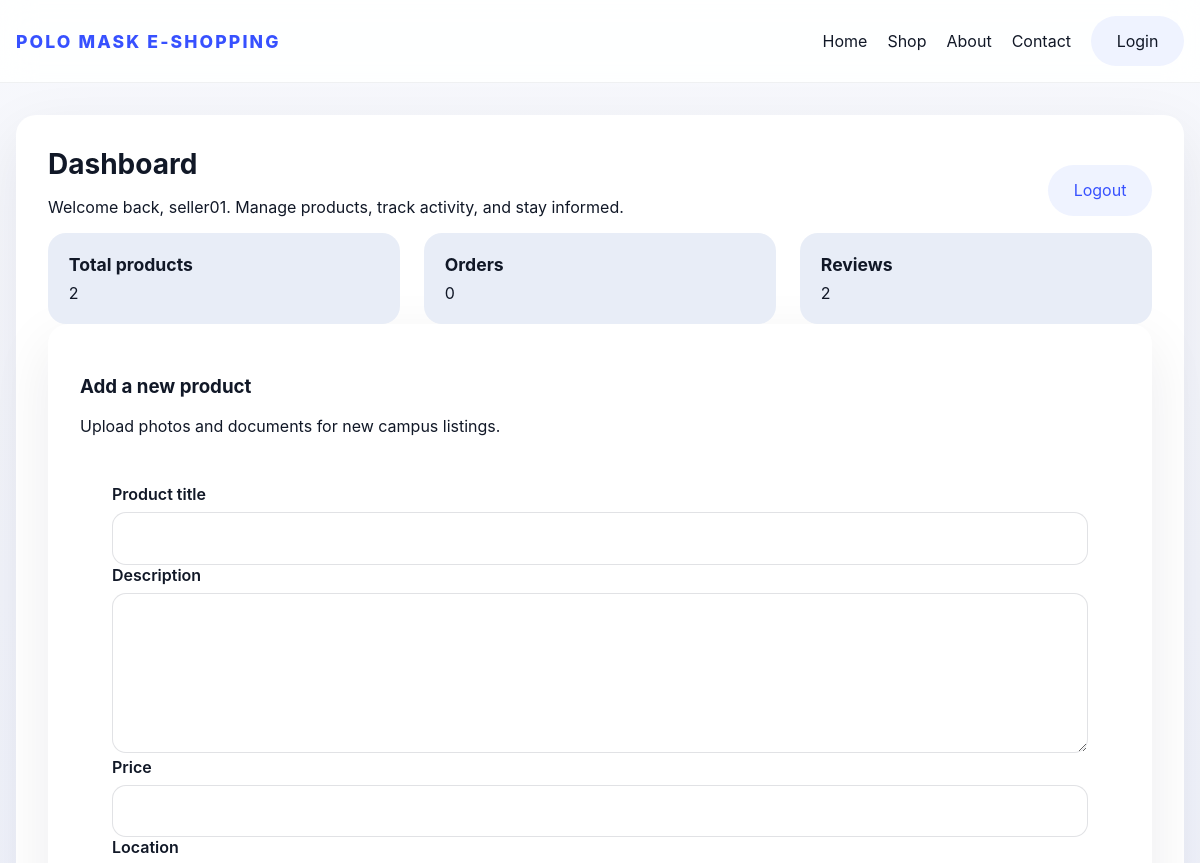
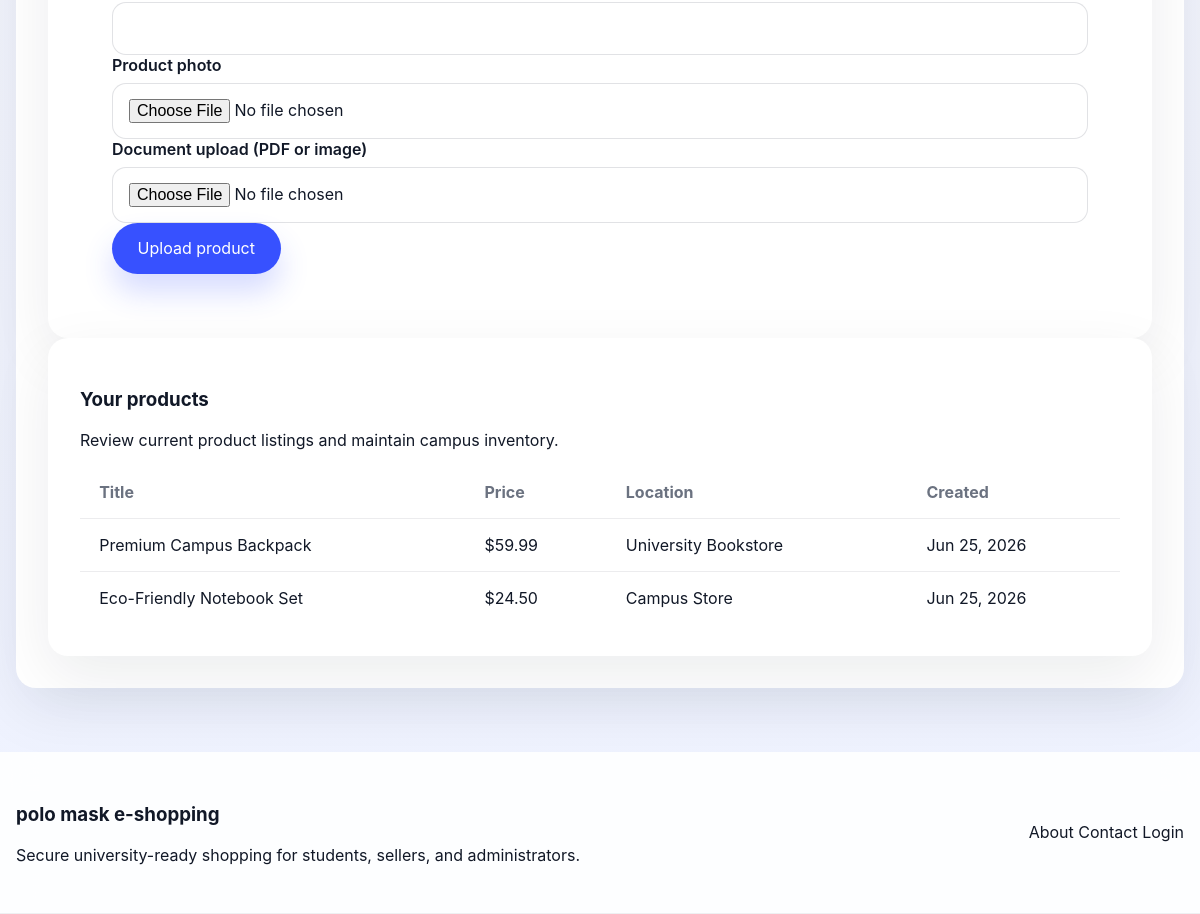
The app's page /dashboard.php (signed in) with its own data (2 pictures, top to bottom).
### tables this page shows
CREATE TABLE IF NOT EXISTS products (
    id INT AUTO_INCREMENT PRIMARY KEY,
    seller_id INT NOT NULL,
    title VARCHAR(255) NOT NULL,
    description TEXT NOT NULL,
    price DECIMAL(10,2) NOT NULL,
    photo_path VARCHAR(255) DEFAULT NULL,
    document_path VARCHAR(255) DEFAULT NULL,
    location VARCHAR(255) DEFAULT NULL,
    created_at TIMESTAMP DEFAULT CURRENT_TIMESTAMP,
    FOREIGN KEY (seller_id) REFERENCES users(id) ON DELETE CASCADE
);

### dashboard.php (the view, shortened to what this page needs)
<?php
require_once 'db_connect.php';
$user = $_SESSION['user'];
try {
    $productCount = $pdo->query('SELECT COUNT(*) FROM products')->fetchColumn();
    $orderCount = $pdo->query('SELECT COUNT(*) FROM orders')->fetchColumn();
    $reviewCount = $pdo->query('SELECT COUNT(*) FROM comments')->fetchColumn();
    if ($user['role'] === 'seller') {
        $sellerProducts = $pdo->prepare('SELECT * FROM products WHERE seller_id = :seller_id ORDER BY created_at DESC');
        $sellerProducts->execute([':seller_id' => $user['id']]);
        $sellerProducts = $sellerProducts->fetchAll();
    } else {
        $sellerProducts = $pdo->query('SELECT p.*, u.username AS seller_name FROM products p JOIN users u ON p.seller_id = u.id ORDER BY p.created_at DESC')->fetchAll();
    }
} catch (PDOException $e) {
    $message = 'Unable to load dashboard data at this time.';
}
?>
<?php include 'header.php'; ?>
<section class="container section-card">
    <div class="section-heading">
        <div>
            <h2>Dashboard</h2>
            <p class="muted">Welcome back, <?= htmlspecialchars($user['username']) ?>. Manage products, track activity, and stay informed.</p>
        </div>
        <a href="logout.php" class="button button-secondary">Logout</a>
    </div>
    <div class="grid-3">
        <div class="stat-block">
            <strong>Total products</strong>
            <span><?= number_format($productCount) ?></span>
        </div>
        <div class="stat-block">
            <strong>Orders</strong>
            <span><?= number_format($orderCount) ?></span>
        </div>
        <div class="stat-block">
            <strong>Reviews</strong>
            <span><?= number_format($reviewCount) ?></span>
        </div>
    </div>
    <div class="section-card">
        <div class="section-heading">
            <div>
                <h3>Add a new product</h3>
                <p class="muted">Upload photos and documents for new campus listings.</p>
            </div>
        </div>
        <form class="form-card" method="post" action="dashboard.php" enctype="multipart/form-data">
            <label class="label" for="title">Product title</label>
            <input class="input" type="text" id="title" name="title" required>
            <label class="label" for="description">Description</label>
            <textarea class="textarea" id="description" name="description" required></textarea>
            <label class="label" for="price">Price</label>
            <input class="input" type="number" id="price" name="price" step="0.01" min="0" required>
            <label class="label" for="location">Location</label>
            <input class="input" type="text" id="location" name="location" required>
            <label class="label" for="photo">Product photo</label>
            <input class="input" type="file" id="photo" name="photo" accept="image/*">
            <label class="label" for="document">Document upload (PDF or image)</label>
            <input class="input" type="file" id="document" name="document" accept="application/pdf,image/*">
            <button class="button button-primary" type="submit">Upload product</button>
        </form>
    </div>
    <div class="section-card">
        <div class="section-heading">
            <div>
                <h3>Your products</h3>
                <p class="muted">Review current product listings and maintain campus inventory.</p>
            </div>
        </div>
        <table class="table">
            <thead>
                <tr>
                    <th>Title</th>
                    <th>Price</th>
                    <th>Location</th>
                    <th>Created</th>
                </tr>
            </thead>
            <tbody>
                <?php foreach ($sellerProducts as $product): ?>
                    <tr>
                        <td><?= htmlspecialchars($product['title']) ?></td>
                        <td>$<?= number_format($product['price'], 2) ?></td>
                        <td><?= htmlspecialchars($product['location']) ?></td>
                        <td><?= date('M j, Y', strtotime($product['created_at'])) ?></td>
                    </tr>
                <?php endforeach; ?>
            </tbody>
        </table>
    </div>
</section>
<?php include 'footer.php'; ?>

### style.css (style rules this page uses)
:root { --bg: #f6f7fb; --surface: #ffffff; --surface-strong: #e8edf7; --text: #111827; --muted: #6b7280; --accent: #3751ff; --accent-soft: #eff3ff; --success: #16a34a; --danger: #dc2626; --radius: 20px; --shadow: 0 20px 60px rgba(15, 23, 42, 0.08); font-family: 'Inter', system-ui, -apple-system, BlinkMacSystemFont, 'Segoe UI', sans-serif; }
* { box-sizing: border-box; }
html { scroll-behavior: smooth; }
body { margin: 0; background: linear-gradient(180deg, #f7f8fc 0%, #eef2ff 100%); color: var(--text); }
a { color: inherit; text-decoration: none; }
button, input, textarea, select { font: inherit; }
.container { width: min(1180px, calc(100% - 2rem)); margin: 0 auto; }
.hero, .section-card, .panel { background: var(--surface); border-radius: var(--radius); box-shadow: var(--shadow); }
.button { display: inline-flex; align-items: center; justify-content: center; padding: 0.95rem 1.6rem; border-radius: 999px; border: none; cursor: pointer; transition: transform 0.25s ease, background 0.25s ease, box-shadow 0.25s ease; }
.button-primary { background: var(--accent); color: #fff; box-shadow: 0 18px 30px rgba(55, 81, 255, 0.2); }
.button-secondary { background: var(--accent-soft); color: var(--accent); }
.grid-3, .grid-2, .product-grid, .product-details, .stats-grid, .form-grid { display: grid; gap: 1.5rem; }
.grid-3 { grid-template-columns: repeat(3, minmax(0, 1fr)); }
.section-heading { display: flex; align-items: center; justify-content: space-between; gap: 1rem; flex-wrap: wrap; }
.section-heading h2 { margin: 0; font-size: 1.75rem; }
.label { display: block; margin-bottom: 0.5rem; font-weight: 600; color: var(--text); }
.input, .textarea, .select { width: 100%; padding: 0.95rem 1rem; border-radius: 14px; border: 1px solid rgba(15, 23, 42, 0.12); background: #fff; color: var(--text); outline: none; transition: border-color 0.2s ease, box-shadow 0.2s ease; }
.textarea { min-height: 160px; resize: vertical; }
.form-card { padding: 2rem; }
.stat-block { background: var(--surface-strong); padding: 1.3rem; border-radius: 18px; }
.stat-block strong { display: block; margin-bottom: 0.5rem; font-size: 1.1rem; }
.table { width: 100%; border-collapse: collapse; background: var(--surface); border-radius: var(--radius); overflow: hidden; }
.table th, .table td { padding: 1rem 1.2rem; text-align: left; border-bottom: 1px solid rgba(15, 23, 42, 0.08); }
.table th { color: var(--muted); font-weight: 700; }
.table tr:last-child td { border-bottom: none; }
.section-card { padding: 2rem; }

### records on screen
products: title "Premium Campus Backpack", price "59.99", location "University Bookstore", created_at "Jun 25, 2026"
products: title "Eco-Friendly Notebook Set", price "24.50", location "Campus Store", created_at "Jun 25, 2026"

### other values on screen
$user['username'] "seller01"
$productCount "2"
$orderCount "0"
$reviewCount "2"
